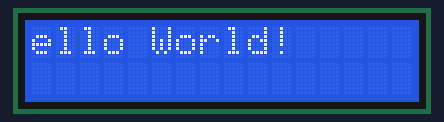
A sketch run on a simulated Arduino Uno, built with avr-gcc and run on an emulated ATmega328P. Parts: 16×2 character LCD.

Above: at 0.21 s.
At 1.11 s:
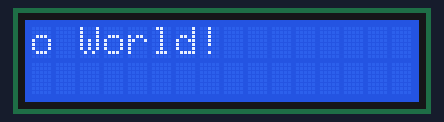
At 1.71 s:
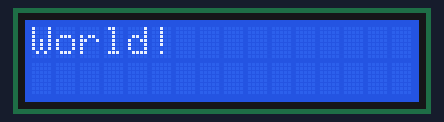
At 3.4 s:
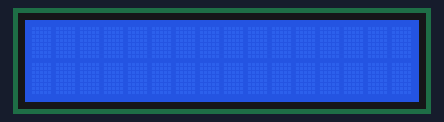
At 8.01 s:
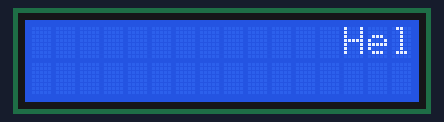
At 12.82 s:
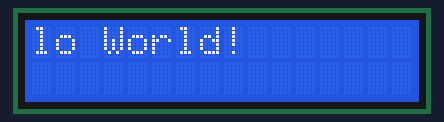

The sketch:

sketch.ino
```cpp
#include<LiquidCrystal.h>

LiquidCrystal lcd(12, 11, 10, 9, 8, 7);

void setup() {
  lcd.begin(16, 2);
  lcd.print("Hello World!");
}

void loop() {
  lcd.scrollDisplayLeft();
  delay(300);
}
```

Measured:
- by itself, everything shown: repeats every 12.0 s, in 28 steps
- what the display in image 3 shows lasts 3.9 s, from 3.4 s to 7.3 s
